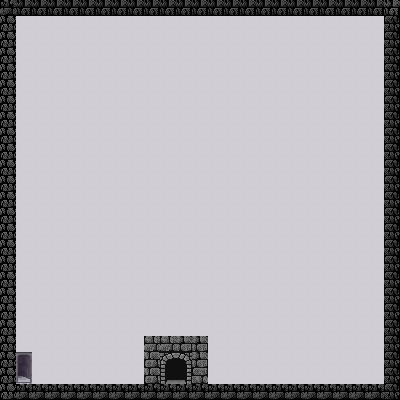

Rendered tile map (Tiled .tmx) drawn with the repository's tilesets; below, a short description and the full map source, tile grids included:
An orthogonal 25x25 tile map with 16x16 px tiles, 1 tile layer (Tile Layer 1), 2 tilesets and 7 objects (scene:tunnel).

<map version="1.2" tiledversion="1.2.1" orientation="orthogonal" renderorder="right-down" width="25" height="25" tilewidth="16" tileheight="16" infinite="0" nextlayerid="3" nextobjectid="10">
 <tileset firstgid="1" source="gervais.tsx" />
 <tileset firstgid="15361" source="dungeon.tsx" />
 <layer id="1" name="Tile Layer 1" width="25" height="25">
  <properties>
   <property name="tilesets" value="gervais,dungeon" />
  </properties>
  <data encoding="csv">
11829,11830,11830,11830,11830,11830,11830,11830,11830,11830,11830,11830,11830,11830,11830,11830,11830,11830,11830,11830,11830,11830,11830,11830,11828,
12083,15542,15542,15542,15542,15542,15542,15542,15542,15542,15542,15542,15542,15542,15542,15542,15542,15542,15542,15542,15542,15542,15542,15542,12086,
12083,15542,15542,15542,15542,15542,15542,15542,15542,15542,15542,15542,15542,15542,15542,15542,15542,15542,15542,15542,15542,15542,15542,15542,12086,
12083,15542,15542,15542,15542,15542,15542,15542,15542,15542,15542,15542,15542,15542,15542,15542,15542,15542,15542,15542,15542,15542,15542,15542,12086,
12083,15542,15542,15542,15542,15542,15542,15542,15542,15542,15542,15542,15542,15542,15542,15542,15542,15542,15542,15542,15542,15542,15542,15542,12086,
12083,15542,15542,15542,15542,15542,15542,15542,15542,15542,15542,15542,15542,15542,15542,15542,15542,15542,15542,15542,15542,15542,15542,15542,12086,
12083,15542,15542,15542,15542,15542,15542,15542,15542,15542,15542,15542,15542,15542,15542,15542,15542,15542,15542,15542,15542,15542,15542,15542,12086,
12083,15542,15542,15542,15542,15542,15542,15542,15542,15542,15542,15542,15542,15542,15542,15542,15542,15542,15542,15542,15542,15542,15542,15542,12086,
12083,15542,15542,15542,15542,15542,15542,15542,15542,15542,15542,15542,15542,15542,15542,15542,15542,15542,15542,15542,15542,15542,15542,15542,12086,
12083,15542,15542,15542,15542,15542,15542,15542,15542,15542,15542,15542,15542,15542,15542,15542,15542,15542,15542,15542,15542,15542,15542,15542,12086,
12083,15542,15542,15542,15542,15542,15542,15542,15542,15542,15542,15542,15542,15542,15542,15542,15542,15542,15542,15542,15542,15542,15542,15542,12086,
12083,15542,15542,15542,15542,15542,15542,15542,15542,15542,15542,15542,15542,15542,15542,15542,15542,15542,15542,15542,15542,15542,15542,15542,12086,
12083,15542,15542,15542,15542,15542,15542,15542,15542,15542,15542,15542,15542,15542,15542,15542,15542,15542,15542,15542,15542,15542,15542,15542,12086,
12083,15542,15542,15542,15542,15542,15542,15542,15542,15542,15542,15542,15542,15542,15542,15542,15542,15542,15542,15542,15542,15542,15542,15542,12086,
12083,15542,15542,15542,15542,15542,15542,15542,15542,15542,15542,15542,15542,15542,15542,15542,15542,15542,15542,15542,15542,15542,15542,15542,12086,
12083,15542,15542,15542,15542,15542,15542,15542,15542,15542,15542,15542,15542,15542,15542,15542,15542,15542,15542,15542,15542,15542,15542,15542,12086,
12083,15542,15542,15542,15542,15542,15542,15542,15542,15542,15542,15542,15542,15542,15542,15542,15542,15542,15542,15542,15542,15542,15542,15542,12086,
12083,15542,15542,15542,15542,15542,15542,15542,15542,15542,15542,15542,15542,15542,15542,15542,15542,15542,15542,15542,15542,15542,15542,15542,12086,
12083,15542,15542,15542,15542,15542,15542,15542,15542,15542,15542,15542,15542,15542,15542,15542,15542,15542,15542,15542,15542,15542,15542,15542,12086,
12083,15542,15542,15542,15542,15542,15542,15542,15542,15542,15542,15542,15542,15542,15542,15542,15542,15542,15542,15542,15542,15542,15542,15542,12086,
12083,15542,15542,15542,15542,15542,15542,15542,15542,15542,15542,15542,15542,15542,15542,15542,15542,15542,15542,15542,15542,15542,15542,15542,12086,
12083,15542,15542,15542,15542,15542,15542,15542,15542,11819,11819,11820,11820,15542,15542,15542,15542,15542,15542,15542,15542,15542,15542,15542,12086,
12083,15399,15542,15542,15542,15542,15542,15542,15542,12075,11277,11278,11820,15542,15542,15542,15542,15542,15542,15542,15542,15542,15542,15542,12086,
12083,15429,15542,15542,15542,15542,15542,15542,15542,12075,11533,11534,12076,15542,15542,15542,15542,15542,15542,15542,15542,15542,15542,15542,12086,
12083,11829,11829,11829,11829,11829,11829,11829,11829,11829,11829,11829,11829,11829,11829,11829,11829,11829,11829,11829,11829,11829,11829,11829,12086
</data>
 </layer>
 <objectgroup id="2" name="lava">
  <object id="1" x="0" y="1.33333" width="14" height="398" />
  <object id="2" x="14.6667" y="382.667" width="386" height="16.6667" />
  <object id="3" x="384" y="-0.666667" width="15.3333" height="380.667" />
  <object id="4" x="14.6667" y="-0.666667" width="368" height="16" />
  <object id="5" x="143.333" y="336.667" width="64" height="16.6667" />
  <object id="7" x="191.333" y="353.333" width="15.3333" height="28" />
  <object id="9" name="Tunnel" type="scene:tunnel" x="16" y="368.667" width="16" height="13.3333" />
 </objectgroup>
</map>
